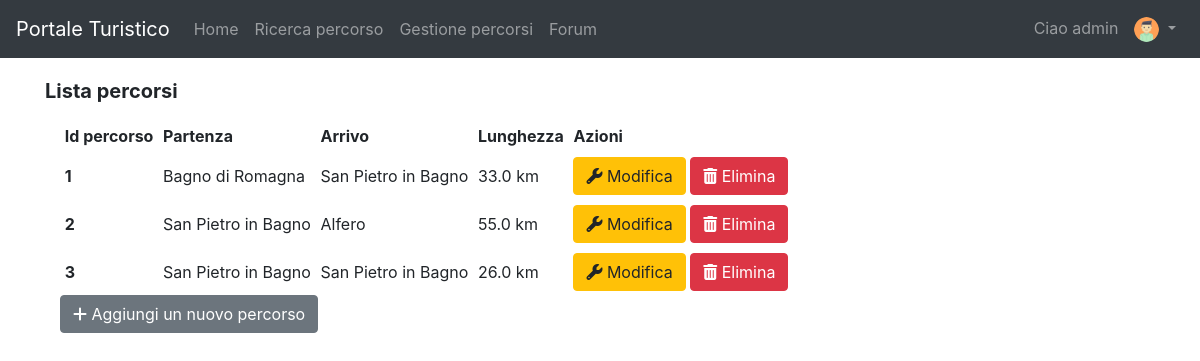
Page /path/show/ (signed in) on the earlier database version.
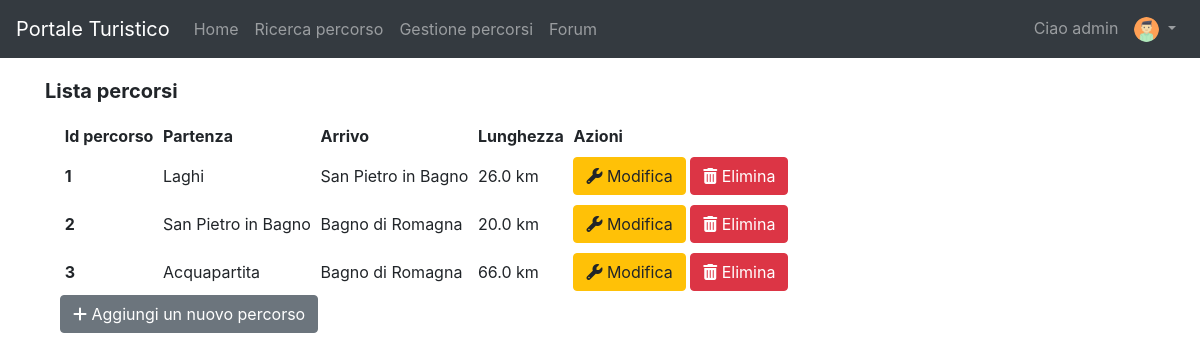
Same page on the later database version.
### pathManagement/models.py (models this page shows, shortened)
class Path(models.Model):
    activityChoices = (
        ('relax', 'Relax'),
        ('didattica', 'Didattica'),
        ('esplorazione', 'Esplorazione'),
        ('escursionismo', 'Escursionismo'),
    )
    locationChoices = (
        ('bagnodiromagna', 'Bagno di Romagna'),
        ('sanpietroinbagno', 'San Pietro in Bagno'),
        ('acquapartita', 'Acquapartita'),
        ('laghi', 'Laghi'),
        ('alfero', 'Alfero'),
    )
    difficultyChoices = (
        ('facile', 'Facile'),
        ('medio', 'Medio'),
        ('difficile', 'Difficile'),
    )
    contextChoices = (
        ('collinare', 'Collinare'),
        ('urbano', 'Urbano'),
        ('fluviale', 'Fluviale'),
        ('boschivo', 'Boschivo'),
        ('laghi', 'Laghi'),
    )
    transportChoices = (
        ('automobile', 'Automobile'),
        ('bicidacittà', 'Bici da città'),
        ('piedi', 'Piedi'),
        ('mountainbike', 'Mountain bike'),
    )
    audienceChoices = (
        ('famiglia', 'Famiglia'),
        ('gruppi', 'Gruppi'),
        ('coppie', 'Coppie'),
        ('mobilitàridotta', 'Mobilità ridotta'),
        ('escursionisti', 'Escursionisti'),
        ('sportivi', 'Sportivi'),
    )
    id = models.PositiveIntegerField(primary_key=True)
    activity = models.CharField(max_length=30, choices=activityChoices)
    start = models.CharField(max_length=30, choices=locationChoices)
    end = models.CharField(max_length=30, choices=locationChoices)
    gradient = models.IntegerField()
    walkTime = models.PositiveIntegerField()
    bikeTime = models.PositiveIntegerField(blank=True, default=0)
    carriageablePath = models.FloatField(blank=True, default=0, validators=[MinValueValidator(0)])
    nonCarriageablePath = models.FloatField(blank=True, default=0, validators=[MinValueValidator(0)])
    totalKilometers = models.FloatField(editable=False, blank=True, default='0')
    difficulty = models.CharField(max_length=30, choices=difficultyChoices)
    difficultyImage = models.ImageField(blank=False, upload_to=user_directory_path)
    context = MultiSelectField(choices=contextChoices)
    contextImage = models.ImageField(blank=False, upload_to=user_directory_path)
    transport = MultiSelectField(choices=transportChoices)
    transportImage = models.ImageField(blank=False, upload_to=user_directory_path)
    audience = MultiSelectField(choices=audienceChoices)
    audienceImage = models.ImageField(blank=False, upload_to=user_directory_path)
    path = models.ImageField(blank=False, upload_to=user_directory_path)
    cover = models.ImageField(blank=False, upload_to=user_directory_path)
    class Meta:
        ordering = ['id']

### pathManagement/views.py (the view)
# urls.py: path('show/', ShowPath.as_view(), name='showPath'),
class ShowPath(ListView):
    model = Path
    template_name = 'showPath.html'

### pathManagement/templates/showPath.html (shortened to what this page needs)
{% extends 'base.html' %}
{% block slideshow %}
    <div class="container py-4">
        <div class="col-md-12">
            <div class="row pb-2">
                <h5><b>Lista percorsi</b></h5>
            </div>
            <table class="table-sm"
                   data-toggle="table"
                   data-pagination="true"
                   data-search="true">
                <thead class="thead-light">
                <tr>
                    <th scope="col" data-sortable="true" data-field="id">Id percorso</th>
                    <th scope="col" data-sortable="true" data-field="start">Partenza</th>
                    <th scope="col" data-sortable="true" data-field="end">Arrivo</th>
                    <th scope="col" data-sortable="true" data-field="path">Lunghezza</th>
                    <th scope="col">Azioni</th>
                </tr>
                </thead>
                <tbody>
                {% for object in object_list %}
                    <tr>
                        <th scope="row">{{ object.id }}</th>
                        <td>{{ object.get_start_display }}</td>
                        <td>{{ object.get_end_display }}</td>
                        <td>{{ object.totalKilometers }} km</td>
                        <td>
                            <a class="btn btn-warning" role="button" href="{% url 'editPath' object.pk %}"><i
                                    class="fa fa-wrench"
                                    aria-hidden="true"></i>
                                Modifica
                            </a>
                            <a class="btn btn-danger" role="button" href="{% url 'removePath' object.pk %}">
                                <i class="fa fa-trash" aria-hidden="true"></i> Elimina
                            </a>
                        </td>
                    </tr>
                {% empty %}
                    <div class="alert alert-info" role="alert" style="text-align: center">
                        Nessun percorso ancora inserito, utilizza il pulsante
                        "Aggiungi un nuovo percorso"
                    </div>
                {% endfor %}
                </tbody>
            </table>
            <div class="float-left">
                <a class="btn btn-secondary" role="button" href="{% url 'insertPath' %}">
                    <i class="fa fa-plus" aria-hidden="true"></i>
                    Aggiungi un nuovo percorso
                </a>
            </div>
        </div>
    </div>
{% endblock %}

### templates/base.html (shortened to what this page needs)
{% load static %}
<!doctype html>
<html lang="en">
<head>
    <link rel="stylesheet" href="https://stackpath.bootstrapcdn.com/bootstrap/4.5.0/css/bootstrap.min.css"
>
    <link rel="stylesheet" href="https://cdnjs.cloudflare.com/ajax/libs/font-awesome/4.7.0/css/font-awesome.min.css">
    <link rel="stylesheet" href="https://unpkg.com/bootstrap-table@1.16.0/dist/bootstrap-table.min.css">
    <link rel="stylesheet" href="{% static 'css/style.css' %}">
</head>
<body>
<header>
    <nav class="navbar navbar-expand-md navbar-dark fixed-top bg-dark">
        <a class="navbar-brand" href="{% url 'homepage' %}">Portale Turistico</a>
        <div class="collapse navbar-collapse" id="navbarNav">
            <ul class="navbar-nav">
                <li class="nav-item">
                    <a class="nav-link" href="{% url 'homepage' %}">Home <span class="sr-only">(current)</span></a>
                </li>
                <li class="nav-item">
                    <a class="nav-link" href="{% url 'searchPath' %}">Ricerca percorso</a>
                </li>
                {% if request.user.is_staff %}
                    <li class="nav-item">
                        <a class="nav-link" href="{% url 'showPath' %}">Gestione percorsi</a>
                    </li>
                {% endif %}
                <li class="nav-item">
                    <a class="nav-link" href="{% url 'mainPageCategory' %}">Forum</a>
                </li>
            </ul>
            {% if not user.is_authenticated %}
                <ul class="navbar-nav ml-auto">
                    <li class="nav-item">
                        <a class="nav-link" href="{% url 'login' %}">Accedi</a>
                    </li>
                    <li class="nav-item">
                        <a class="nav-link" href="{% url 'registration' %}">Registrati</a>
                    </li>
                </ul>
            {% else %}
                <ul class="navbar-nav ml-auto">
                    <li class="nav-link">Ciao {{ user.username }} </li>
                    <li class="nav-item dropdown">
                        <a class="nav-link dropdown-toggle" href="#" id="navbarDropdown" role="button"
                           data-toggle="dropdown" aria-haspopup="true" aria-expanded="false">
                            <img class="rounded-circle" width="25" height="25" src="{{ user.profile.avatar.url }}">
                        </a>
                    </li>
                </ul>
            {% endif %}
        </div>
    </nav>
    {% block slideshow %}{% endblock %}
</header>
</body>
</html>

### static/css/style.css (style rules this page uses)
body { padding-top: 55px; height: 100%; position: relative; }
html, header, .view { height: 100%; }

Differences in the rows shown:
changed Path id 1: start "Bagno di Romagna" → "Laghi"; totalKilometers "33.0" → "26.0"
changed Path id 2: end "Alfero" → "Bagno di Romagna"; totalKilometers "55.0" → "20.0"
changed Path id 3: start "San Pietro in Bagno" → "Acquapartita"; end "San Pietro in Bagno" → "Bagno di Romagna"; totalKilometers "26.0" → "66.0"
